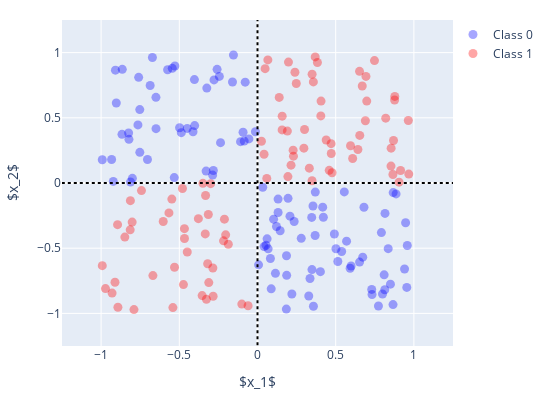

The notebook cell this image was saved under:
### Code cell
X_np = X.cpu().numpy()
y_np = y.cpu().numpy()

fig = go.Figure()

# Class 0
fig.add_trace(go.Scatter(
    x=X_np[y_np == 0, 0],
    y=X_np[y_np == 0, 1],
    mode='markers',
    marker=dict(color='blue', size=9, opacity=0.35),
    name='Class 0'
))

# Class 1
fig.add_trace(go.Scatter(
    x=X_np[y_np == 1, 0],
    y=X_np[y_np == 1, 1],
    mode='markers',
    marker=dict(color='red', size=9, opacity=0.35),
    name='Class 1'
))

fig.add_shape(type='line', x0=0, x1=0, y0=-1.75, y1=1.75, line=dict(color='black', dash='dot'))
fig.add_shape(type='line', x0=-1.75, x1=1.75, y0=0, y1=0, line=dict(color='black', dash='dot'))
fig.update_layout(
    width=550,
    height=400,
    xaxis=dict(range=[-1.25, 1.25], title=r'$x_1$'),
    yaxis=dict(range=[-1.25, 1.25], title=r'$x_2$'),
    legend=dict(x=1, y=1),
    margin=dict(l=20, r=20, t=20, b=20)
)

fig.show()
